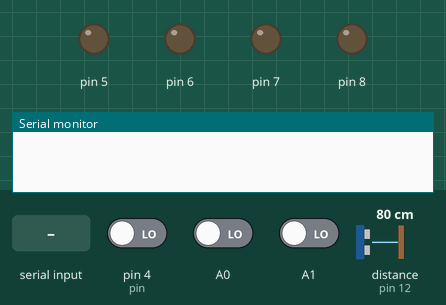
A sketch run on a simulated Arduino Uno, built with avr-gcc and run on an emulated ATmega328P. Parts: output pins drawn as LEDs (lit = HIGH), the last lines printed to the serial monitor. Dashed ring = blinking. The test bench sets the inputs (shaded band); at power-on: pin 4 (pin) LOW, A0 LOW, A1 LOW, distance to the obstacle (sensor on pin 12) 80 cm. The echo pulse lasts 58.3 µs per cm.

Above: at 1.2 s.
1.3 s: "a" received over Serial
At 2.1 s:
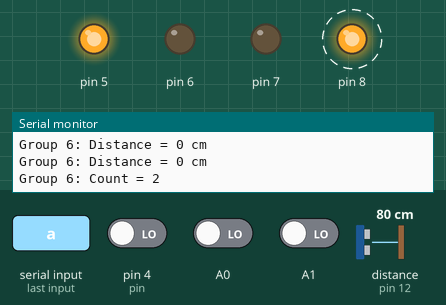
At 4.2 s:
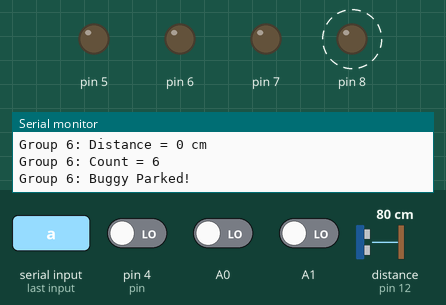
Timing chart, 0 to 5.7 s (numbered marks = the images above; inputs shaded):
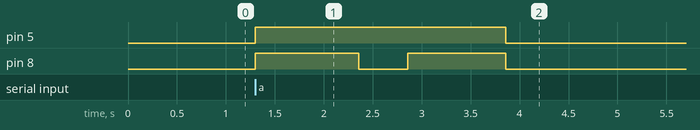

The sketch:

SilverChallenge.ino
```cpp
#include<NewPing.h>
#define TRIGGER_PIN 13
#define ECHO_PIN 12
#define MAX_DISTANCE 20
NewPing sonar(TRIGGER_PIN, ECHO_PIN, MAX_DISTANCE);
const int pin = 4;
int cm, l, r, flag = 0, d = 0;
static int c = 0;
int c1 = c;
unsigned long x = millis();
unsigned long xU = millis();
long interval = 500;
void setup()
{
pinMode(A0, INPUT);
pinMode(A1, INPUT);
for (int i = 5; i <= 8; i++) pinMode(i, OUTPUT);
Serial.begin(9600);
}
void loop()
{
if (Serial.read() == 'a' || flag == 1) flag = 1;
if (flag == 1) run_buggy();
if (flag == -1) stop_buggy();
}
void run_buggy()
{
receiver();
l = digitalRead(A0);
r = digitalRead(A1);
if (l == 1 && r == 1) forward();
if (l == 0 && r == 1) left();
if (l == 1 && r == 0) right();
if (l == 0 && r == 0) {
unsigned long y = millis();
if ((y - x) > interval) {
c++;
x = millis();
}
if (c1 != c) {
c1 = c;
Serial.print("Group 6: Count = "); Serial.println(c);
}
switch (c) {
case 1:
{
forward(); break;
}
case 3:
{
right(); delay(150); break;
}
//case 5:
//{
//right(); delay(200); break;
//}
case 6:
{
stop_buggy();
Serial.println("Group 6: Buggy Parked!");
flag = -1; break;
}
default: forward();
}
}
unsigned long yU = millis();
if ((yU - xU) > interval) {
xU = yU;
ultrasonic();
}
}
void ultrasonic()
{
delay(50);
cm = sonar.ping_cm();
Serial.print("Group 6: Distance = "); Serial.print(cm);
Serial.println(" cm");
if ((cm > 0) && (cm < 20)) { stop_buggy(); delay(2000); }
}
void receiver()
{
if (digitalRead(pin) == HIGH) {
d = pulseIn(pin, HIGH);
if (d > 1500 && d < 2000) {
Serial.println("Group 6: Gantry 1 Crossed");
Serial.print("Group 6: Ping: d = "); Serial.println(d);
stop_buggy();
delay(1000);
}
if (d > 2500 && d < 3000) {
Serial.println("Group 6: Gantry 2 Crossed");
Serial.print("Group 6: Ping: d = "); Serial.println(d);
stop_buggy(); delay(1000);
}
if (d > 500 && d < 1000) {
Serial.println("Group 6: Gantry 3 Crossed");
Serial.print("Group 6: Ping: d = "); Serial.println(d);
stop_buggy(); delay(1000);
}
if (d > 3500 && d < 4000) {
Serial.println("Group 6: Gantry 3 Crossed");
Serial.print("Group 6: Ping: d = "); Serial.println(d);
stop_buggy(); delay(1000);
}
}
}
void stop_buggy()
{
digitalWrite(5, LOW);
digitalWrite(6, LOW);
digitalWrite(7, LOW);
digitalWrite(8, LOW);
}
void forward()
{
digitalWrite(5, HIGH);
digitalWrite(6, LOW);
digitalWrite(7, LOW);
digitalWrite(8, HIGH);
}
void right()
{
digitalWrite(5, HIGH);
digitalWrite(6, LOW);
digitalWrite(7, LOW);
digitalWrite(8, LOW);
}
void left()
{
digitalWrite(5, LOW);
digitalWrite(6, LOW);
digitalWrite(7, LOW);
digitalWrite(8, HIGH);
}
```

Measured:
- after the input at 1.3 s, pin 5: LOW → HIGH at once, → LOW 2.6 s later; pin 8: alternates HIGH for 1.0 s and LOW for 0.50 s, 4 changes in all, then stays LOW, starting at once
